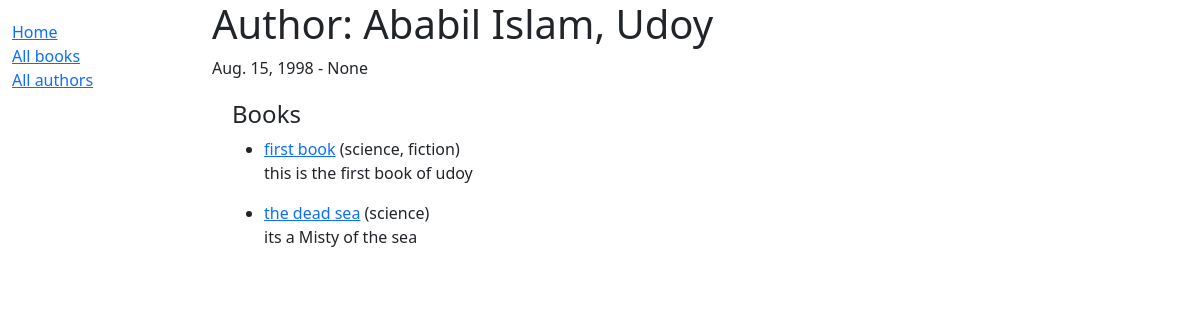
Before: /catalog/authors/1/ with the older database file.
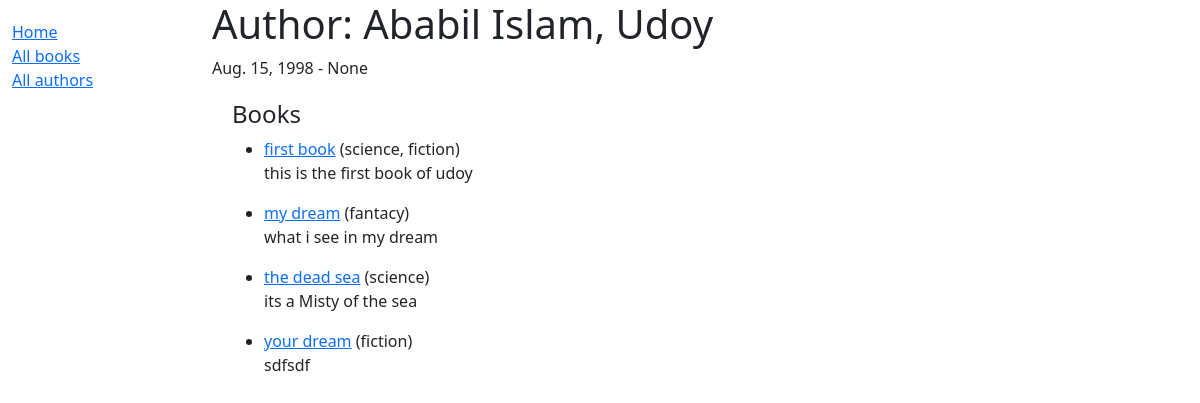
After: the same page with the newer database file.
### catalog/models.py (models this page shows, shortened)
class Book(models.Model):
    title = models.CharField(max_length=200)
    author = models.ForeignKey('Author', on_delete=models.RESTRICT, null=True)
    summary = models.TextField(
        max_length=1000, help_text="Enter a brief description of the book")
    isbn = models.CharField('ISBN', max_length=13,
                            unique=True,
                            help_text='13 Character <a href="https://www.isbn-international.org/content/what-isbn'
                                      '">ISBN number</a>')
    genre = models.ManyToManyField(
        Genre, help_text="Select a genre for this book")
    language = models.ForeignKey(
        'Language', on_delete=models.SET_NULL, null=True)
    class Meta:
        ordering = ['title', 'author']
    def display_genre(self):
        return ', '.join([genre.name for genre in self.genre.all()[:3]])
    display_genre.short_description = 'Genre'

class Genre(models.Model):
    name = models.CharField(
        max_length=200,
        unique=True,
        help_text="Enter a book genre (e.g. Science Fiction, French Poetry etc.)"
    )

### catalog/views.py (the view)
# urls.py: path('authors/<int:pk>/', views.AuthorDetailView.as_view(), name='author-detail')
class AuthorDetailView(generic.DetailView):
    model = Author
    template_name = 'author_detail.html'
    def get_context_data(self, **kwargs):
        context = super(AuthorDetailView, self).get_context_data(**kwargs)
        context['book_list'] = Book.objects.filter(author_id=1)
        return context

### catalog/templates/author_detail.html
{% extends "base_generic.html" %}
{% block content %}
    <h1>Author: {{ author.first_name }}, {{ author.last_name }}</h1>
    <p>{{ author.date_of_birth }} - {{ author.date_of_death }}</p>
  <div style="margin-left:20px;margin-top:20px">
    <h4>Books</h4>
         {% if book_list %}
            <ul>
              {% for book in book_list %}
              <li>
                <a href="#">{{ book.title }}</a>
                ({{book.display_genre}})
              </li>
                  <p>{{ book.summary }}</p>
              {% endfor %}
            </ul>
  {% else %}
    <p>There are no books in the library.{actually cant print or filter books with the authors}</p>
  {% endif %}
  </div>
{% endblock %}

Changed rows visible on the page:
added Book: title "my dream", display_genre "fantacy", summary "what i see in my dream"
added Book: title "your dream", display_genre "fiction", summary "sdfsdf"
